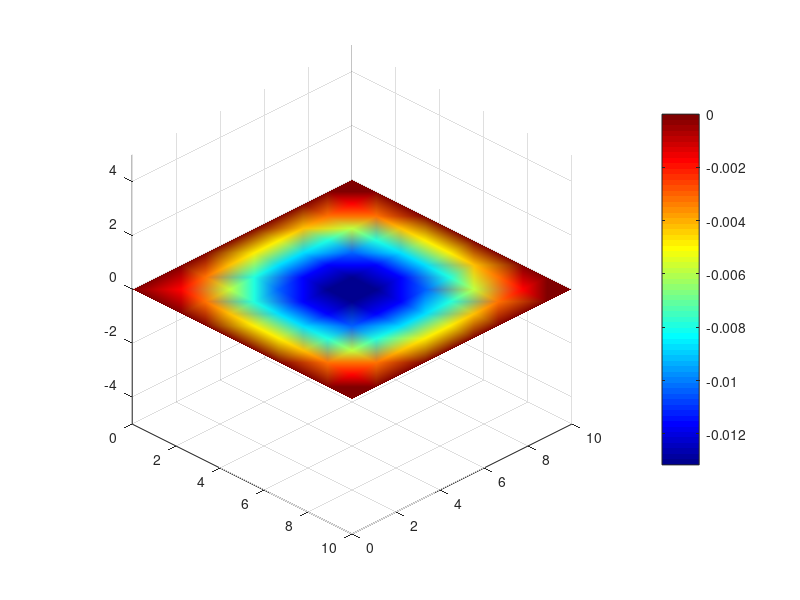

The MATLAB source for this figure:
% =============================================================================
%  PLACA CUADRADA EMPOTRADA EN BORDES CON CARGA UNIFORME
% =============================================================================
%
%  Benchmark portado de awatif-v2:
%     C:\Users\j-b-j\Documents\awatif-v2\awatif-fem\src\deform.test.ts
%     test("Plate: Rectangular pin-supported plate with uniform load")
%
%  Este script es MATLAB 100% portable:
%     - Corre en MATLAB nativo  → muestra figuras con colormap jet (SAP2000-style)
%     - Corre en Calcpad Lab    → HTML con Three.js rainbow (mismo look)
%     - Corre en Octave         → figuras con colormap jet
%
%  Geometría:    placa cuadrada 10×10 m, espesor 0.15 m
%  Material:     E=10 GPa, ν=0.25, isotrópica
%  Carga:        p₀ = -1000 N/m² (uniforme transversal)
%  Apoyos:       fijos en los 4 bordes
%  Deflexión:    max ≈ 12.69 mm (FEM awatif)
%                       13.541 mm (solución analítica Timoshenko exacta)
% =============================================================================

%% Parámetros del problema
a  = 10.0    % longitud en x [m]
b  = 10.0    % longitud en y [m]
h  = 0.15    % espesor [m]
p0 = -1000   % carga distribuida [N/m²]
E  = 1.0e10  % módulo elástico [Pa]
nu = 0.25    % coeficiente de Poisson

%% Generación del mesh — grid regular 10×10 (100 nodos)
nPts = 100;
x = zeros(1, nPts);
y = zeros(1, nPts);
for k = 1:nPts
    i = mod(k - 1, 10);
    j = (k - i - 1) / 10;
    x(k) = i * a / 9;
    y(k) = j * b / 9;
end

%% Triangulación Delaunay automática (~162 triángulos)
tri = delaunay(x, y);

%% Solución analítica de Timoshenko — serie de Fourier completa
% w(x, y) = (16·p₀ / π⁶·D) · Σ_{m,n impares} sin(mπx/a)·sin(nπy/b) / [m·n·(m²/a² + n²/b²)²]
%
% Sumamos m, n ∈ {1, 3, 5, 7} (4×4 = 16 términos) — converge rápido a la
% solución exacta Timoshenko 13.541 mm.
D = E * h^3 / (12 * (1 - nu^2))

w = zeros(1, nPts);
for k = 1:nPts
    s = 0;
    for m = 1:2:7
        for n = 1:2:7
            num = sin(m*pi*x(k)/a) * sin(n*pi*y(k)/b);
            den = m * n * (m^2/a^2 + n^2/b^2)^2;
            s = s + num / den;
        end;
    end;
    w(k) = 16 * p0 / (pi^6 * D) * s;
end;

%% Deflexión máxima en milímetros
w_max_mm = abs(min(w)) * 1000

%% Visualización 2D — mesh wireframe
triplot(tri, x, y);

%% Visualización 3D — superficie deformada con colormap JET (estilo SAP2000)
trisurf(tri, x, y, w);
colormap('jet');            % azul → cian → verde → amarillo → rojo (SAP2000-style)
colorbar();                 % barra de color con valores Min/Max
shading('interp');          % suavizar gradiente entre triángulos
view(45, 30);               % vista oblicua orbital
axis('equal');              % escalas iguales en X, Y, Z
